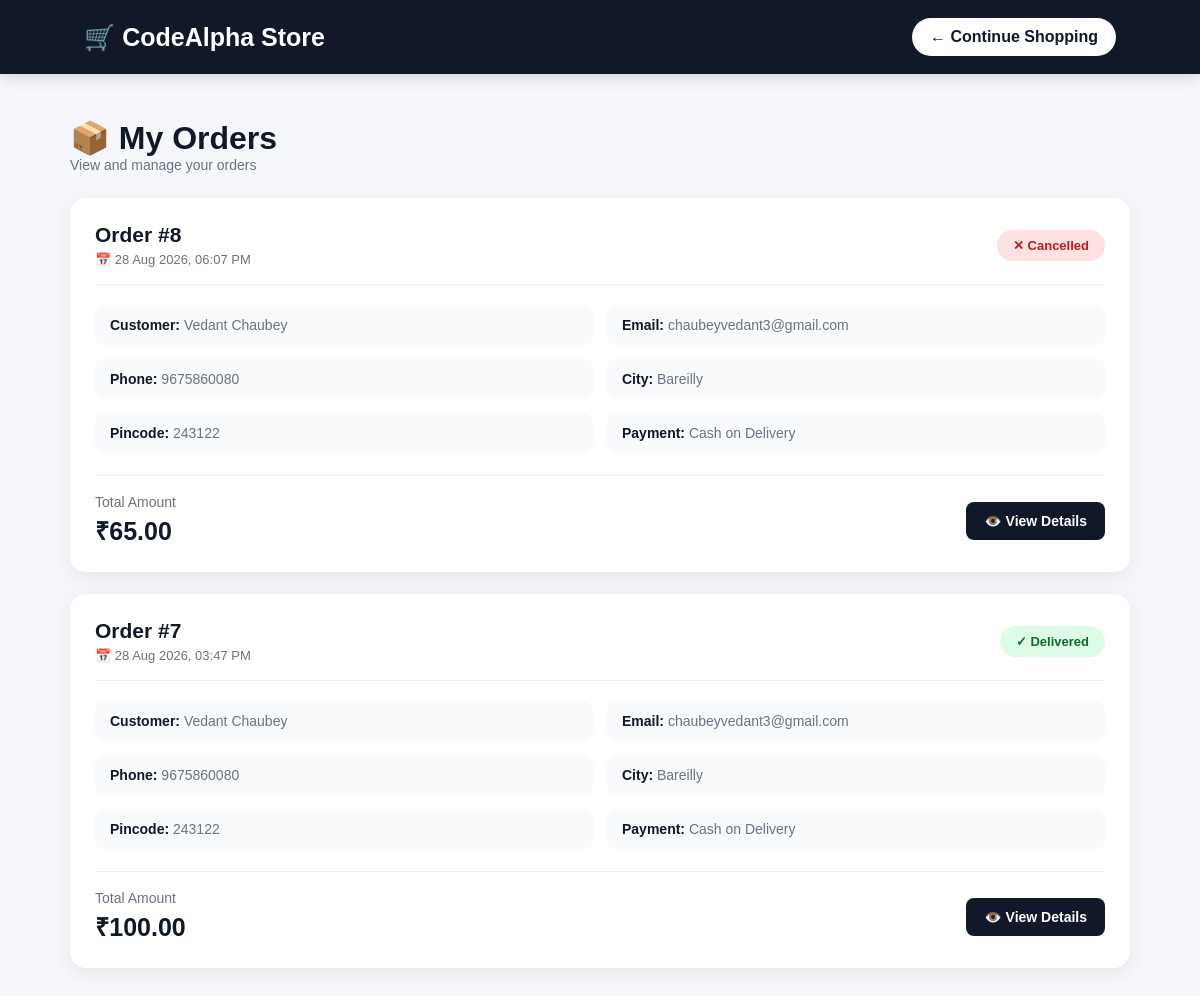
Before: /my-orders/ with the older database file.
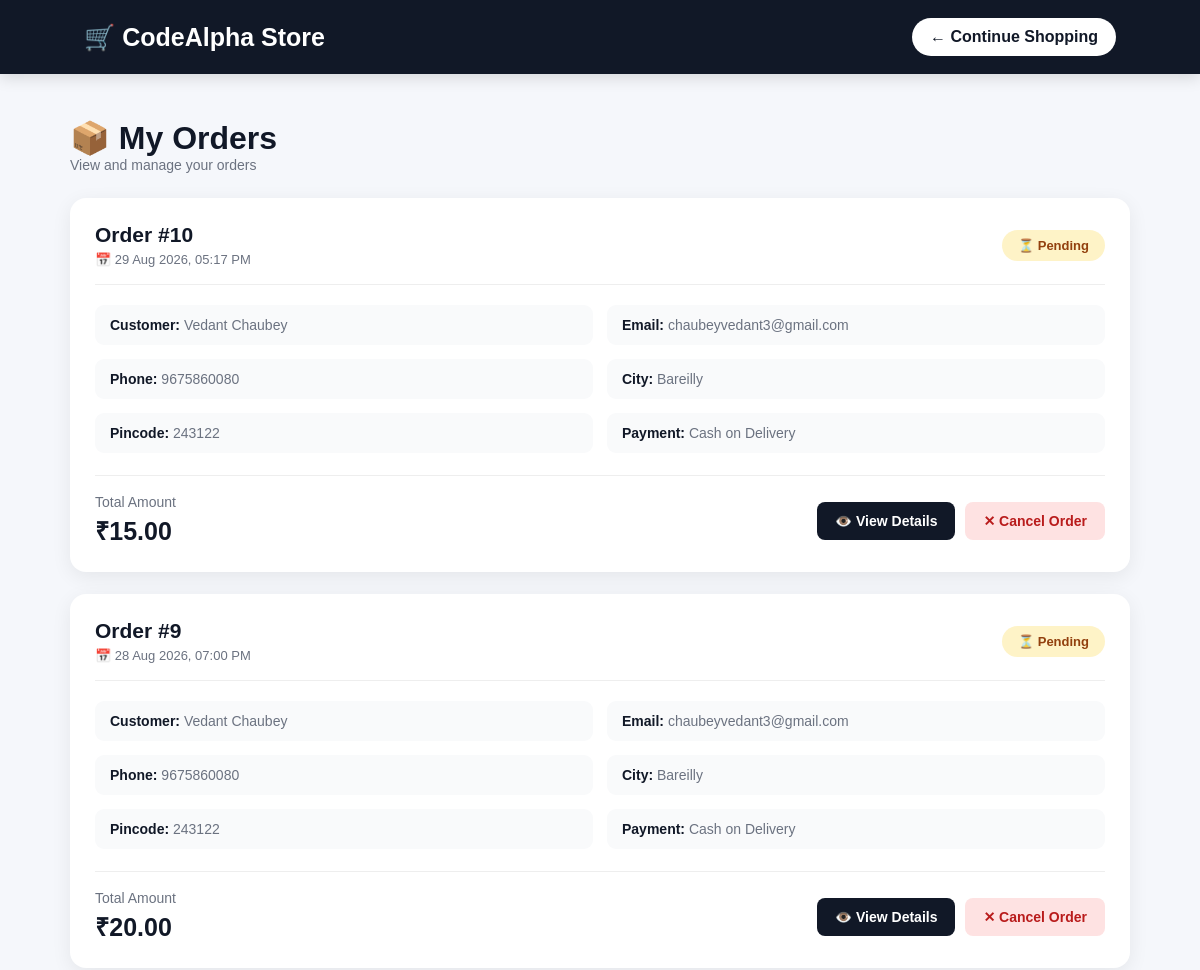
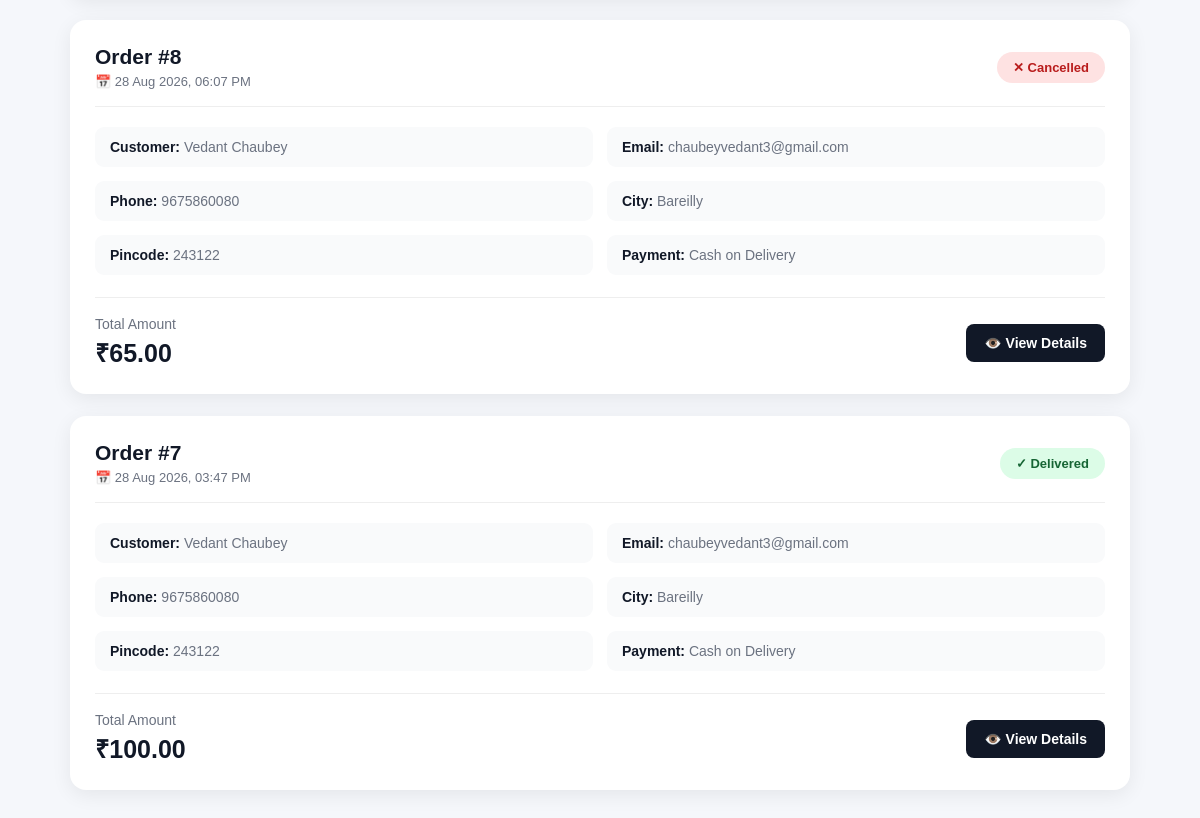
After: the same page with the newer database file (2 pictures, top to bottom).
### products/models.py (models this page shows, shortened)
class Order(models.Model):
    customer_name = models.CharField(
        max_length=100
    )
    email = models.EmailField()
    phone = models.CharField(
        max_length=15
    )
    address = models.TextField()
    city = models.CharField(
        max_length=100
    )
    pincode = models.CharField(
        max_length=6
    )
    total_amount = models.DecimalField(
        max_digits=10,
        decimal_places=2
    )
    payment_method = models.CharField(
        max_length=50,
        default="Cash on Delivery"
    )
    status = models.CharField(
        max_length=20,
        choices=[
            ("Pending", "Pending"),
            ("Confirmed", "Confirmed"),
            ("Shipped", "Shipped"),
            ("Delivered", "Delivered"),
            ("Cancelled", "Cancelled"),
        ],
        default="Pending"
    )
    created_at = models.DateTimeField(
        auto_now_add=True
    )

### products/views.py (the view)
def my_orders(request):
    orders = (
        Order.objects
        .all()
        .order_by("-created_at")
    )
    return render(
        request,
        "products/my_orders.html",
        {
            "orders": orders
        }
    )

### products/templates/products/my_orders.html (shortened to what this page needs)
<!DOCTYPE html>
<html lang="en">
<head>
</head>
<body>
<header>
    <h1>
        🛒 CodeAlpha Store
    </h1>
    <a
        href="{% url 'home' %}"
        class="back"
    >
        ← Continue Shopping
    </a>
</header>
<div class="container">
    <div class="page-title">
        <div>
            <h2>
                📦 My Orders
            </h2>
            <p>
                View and manage your orders
            </p>
        </div>
    </div>
    {% if orders %}
        {% for order in orders %}
            <div class="order-card">
                <div class="order-header">
                    <div>
                        <div class="order-id">
                            Order #{{ order.id }}
                        </div>
                        <div class="order-date">
                            📅
                            {{ order.created_at|date:"d M Y, h:i A" }}
                        </div>
                    </div>
                    {% if order.status == "Confirmed" %}
                        <div class="status status-confirmed">
                            ✓ Confirmed
                        </div>
                    {% elif order.status == "Shipped" %}
                        <div class="status status-shipped">
                            🚚 Shipped
                        </div>
                    {% elif order.status == "Delivered" %}
                        <div class="status status-delivered">
                            ✓ Delivered
                        </div>
                    {% elif order.status == "Cancelled" %}
                        <div class="status status-cancelled">
                            ✕ Cancelled
                        </div>
                    {% else %}
                        <div class="status">
                            ⏳ Pending
                        </div>
                    {% endif %}
                </div>
                <div class="order-details">
                    <div class="detail">
                        <strong>
                            Customer:
                        </strong>
                        {{ order.customer_name }}
                    </div>
                    <div class="detail">
                        <strong>
                            Email:
                        </strong>
                        {{ order.email }}
                    </div>
                    <div class="detail">
                        <strong>
                            Phone:
                        </strong>
                        {{ order.phone }}
                    </div>
                    <div class="detail">
                        <strong>
                            City:
                        </strong>
                        {{ order.city }}
                    </div>
                    <div class="detail">
                        <strong>
                            Pincode:
                        </strong>
                        {{ order.pincode }}
                    </div>
                    <div class="detail">
                        <strong>
                            Payment:
                        </strong>
                        {{ order.payment_method }}
                    </div>
                </div>
                <div class="order-bottom">
                    <div>
                        <div class="total-label">
                            Total Amount
                        </div>
                        <div class="total-amount">
                            ₹{{ order.total_amount }}
                        </div>
                    </div>
                    <div class="actions">
                        <a
                            href="{% url 'order_detail' order.id %}"
                            class="view-details"
                        >
                            👁️ View Details
                        </a>
                        {% if order.status == "Pending" or order.status == "Confirmed" %}
                            <form
                                method="POST"
                                action="{% url 'cancel_order' order.id %}"
                                class="cancel-form"
                            >
                                <button
                                    type="submit"
                                    class="cancel-btn"
                                    onclick="return confirm('Are you sure you want to cancel this order?');"
                                >
                                    ✕ Cancel Order
                                </button>
                            </form>
                        {% endif %}
                    </div>
                </div>
            </div>
        {% endfor %}
    {% endif %}
</div>
</body>
</html>

### products/templates/products/my_orders.html (style rules this page uses)
* { margin: 0; padding: 0; box-sizing: border-box; font-family: Arial, sans-serif; }
body { background: #f5f7fb; color: #111827; }
header { background: #111827; color: white; padding: 18px 7%; display: flex; justify-content: space-between; align-items: center; box-shadow: 0 3px 15px rgba(0,0,0,0.15); }
header h1 { font-size: 25px; }
.back { background: white; color: #111827; text-decoration: none; padding: 10px 18px; border-radius: 25px; font-weight: bold; }
.container { max-width: 1100px; margin: 45px auto; padding: 0 20px; }
.page-title { display: flex; justify-content: space-between; align-items: center; margin-bottom: 25px; }
.page-title h2 { font-size: 32px; }
.page-title p { color: #6b7280; font-size: 14px; }
.order-card { background: white; border-radius: 16px; padding: 25px; margin-bottom: 22px; box-shadow: 0 5px 20px rgba(0,0,0,0.07); transition: 0.2s; }
.order-header { display: flex; justify-content: space-between; align-items: center; border-bottom: 1px solid #eee; padding-bottom: 17px; margin-bottom: 20px; }
.order-id { font-size: 21px; font-weight: bold; }
.order-date { color: #6b7280; font-size: 13px; margin-top: 5px; }
.status { padding: 8px 16px; border-radius: 25px; font-weight: bold; font-size: 13px; background: #fef3c7; color: #92400e; }
.status-delivered { background: #dcfce7; color: #166534; }
.status-cancelled { background: #fee2e2; color: #b91c1c; }
.order-details { display: grid; grid-template-columns: repeat(2, 1fr); gap: 14px; margin-bottom: 22px; }
.detail { background: #f9fafb; padding: 12px 15px; border-radius: 9px; color: #6b7280; font-size: 14px; }
.detail strong { color: #111827; }
.order-bottom { border-top: 1px solid #eee; padding-top: 18px; display: flex; justify-content: space-between; align-items: center; }
.total-label { color: #6b7280; font-size: 14px; }
.total-amount { font-size: 25px; font-weight: bold; margin-top: 3px; }
.actions { display: flex; gap: 10px; align-items: center; }
.view-details { background: #111827; color: white; text-decoration: none; padding: 11px 18px; border-radius: 8px; font-weight: bold; font-size: 14px; }
.cancel-form { margin: 0; }
.cancel-btn { background: #fee2e2; color: #b91c1c; border: none; padding: 11px 18px; border-radius: 8px; font-weight: bold; cursor: pointer; font-size: 14px; }

Changed rows visible on the page:
added Order: id "10", created_at "29 Aug 2026, 05:17 PM", status "⏳ Pending", customer_name "Vedant Chaubey", email "chaubeyvedant3@gmail.com", phone "9675860080", city "Bareilly", pincode "243122", payment_method "Cash on Delivery", total_amount "15.00"
added Order: id "9", created_at "28 Aug 2026, 07:00 PM", status "⏳ Pending", customer_name "Vedant Chaubey", email "chaubeyvedant3@gmail.com", phone "9675860080", city "Bareilly", pincode "243122", payment_method "Cash on Delivery", total_amount "20.00"
